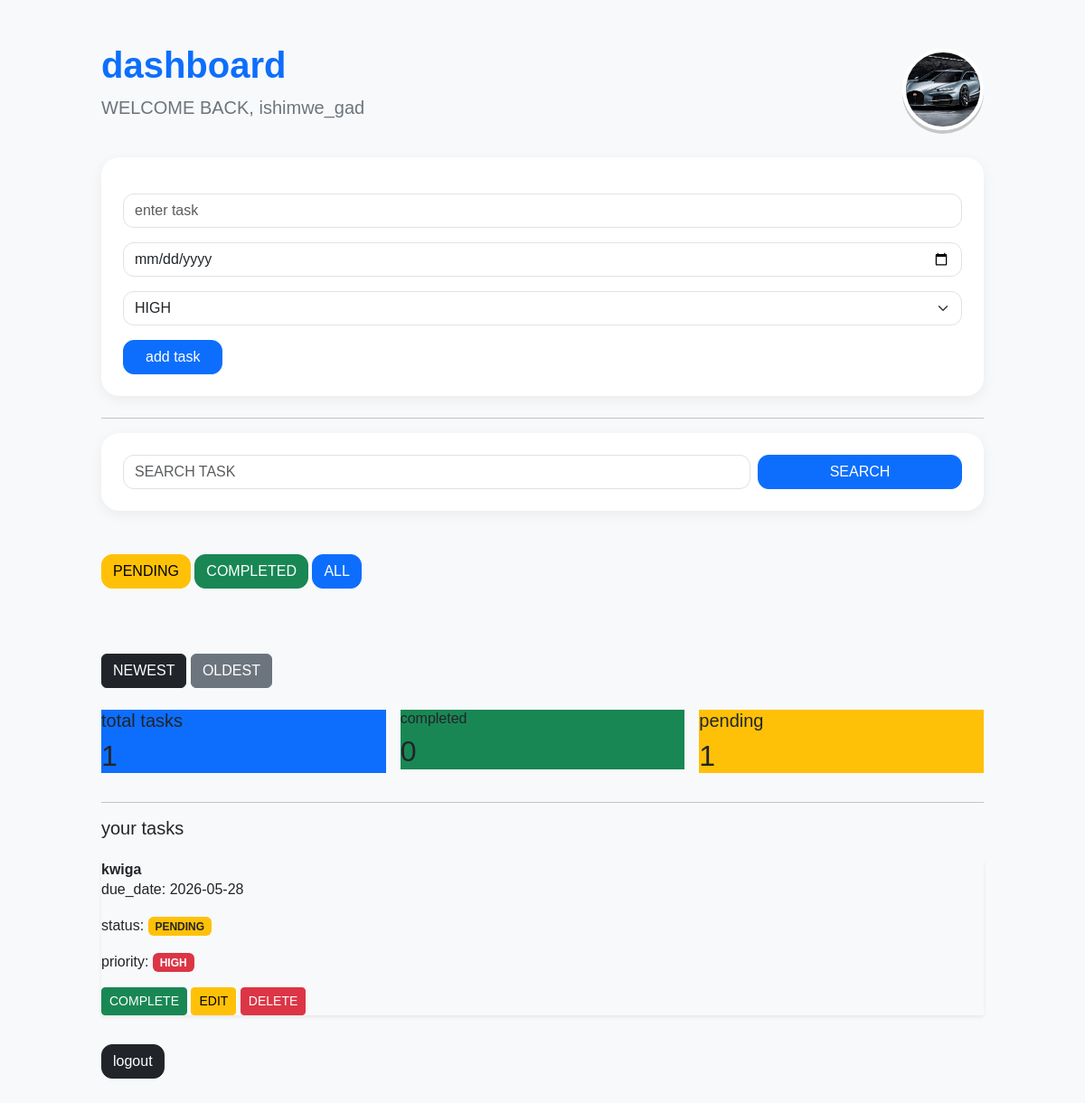
The page /dashboard (signed in) on the database as committed earlier.
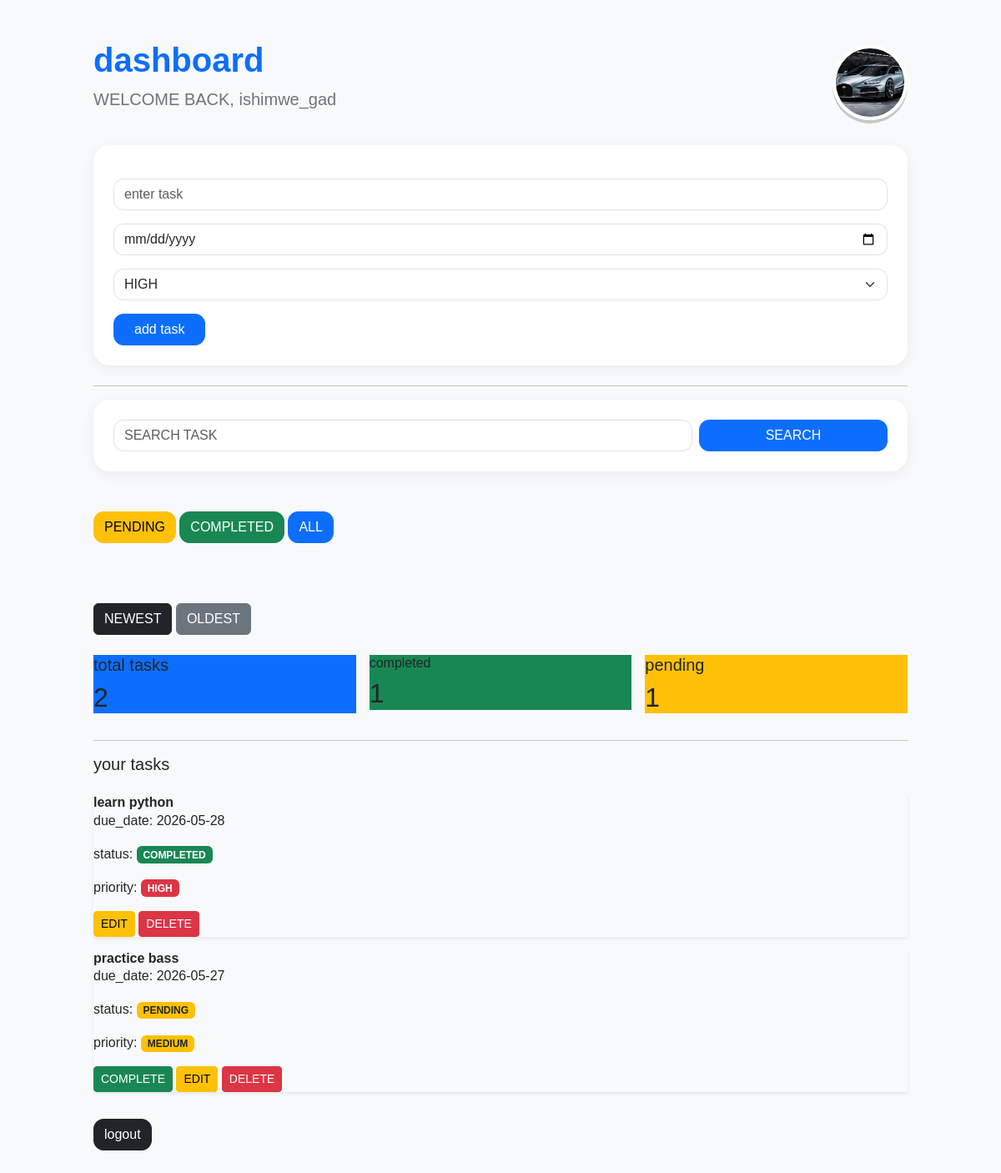
The same page on the database as committed later.
### tables this page shows
CREATE TABLE users (
        id INTEGER PRIMARY KEY AUTOINCREMENT,
        username TEXT UNIQUE,
        password TEXT
           );

CREATE TABLE tasks (
        id INTEGER PRIMARY KEY AUTOINCREMENT,
        user_id INTEGER,
        title TEXT,
        status TEXT,
        due_date TEXT,
        priority  TEXT
           );

### app.py (the view)
@app.route('/dashboard')
def dashboard():
    username = session.get('username')
    if not username:
        return redirect('/')
    conn = sqlite3.connect('users.db')
    cursor = conn.cursor()
    cursor.execute("SELECT id FROM users WHERE username=?", (username,))
    user = cursor.fetchone()
    user_id = user[0]
    search = request.args.get('search')
    status = request.args.get('status')
    sort = request.args.get('sort')
    if search:
        cursor.execute(
            "SELECT id, title, status, due_date, priority FROM tasks WHERE user_id=? AND title LIKE ?",
            (user_id, '%' + search + '%')
        )
    elif status:
           cursor.execute(
            "SELECT id, title, status, due_date,priority FROM tasks WHERE user_id=? AND status=?",
            (user_id, status)
        )
    else:
        if sort == "newest":
            cursor.execute(
             "SELECT id, title, status, due_date, priority FROM tasks WHERE user_id=? ORDER BY id DESC",
            (user_id,)
        )
        elif sort == "oldest":
            cursor.execute(
                "SELECT id, title, status, due_date, priority FROM tasks WHERE user_id=? ORDER BY id ASC",
                (user_id,)
            )
        else:
            cursor.execute(
                "SELECT id, title, status, due_date, priority FROM tasks WHERE user_id=?",
                (user_id,)
            )
    tasks = cursor.fetchall()
    cursor.execute(
        "SELECT COUNT(*) FROM tasks WHERE user_id=?",
        (user_id,)
     )
    total_tasks = cursor.fetchone()[0]
    cursor.execute(
        "SELECT COUNT(*) FROM tasks WHERE user_id=? AND status=?",
        (user_id,"completed")
    )
    completed_tasks = cursor.fetchone()[0]
    cursor.execute(
        "SELECT COUNT(*)FROM tasks WHERE user_id=? AND status=?",
        (user_id,"pending")
    )
    pending_tasks = cursor.fetchone()[0]
    conn.close()
    return render_template(
        'dashboard.html',
        username=username,
        tasks=tasks,
        total_tasks=total_tasks,
        completed_tasks=completed_tasks,
        pending_tasks=pending_tasks
    )

### templates/dashboard.html (shortened to what this page needs)
<!DOCTYPE html>
<html>
    <head>
        <link
        href="https://cdn.jsdelivr.net/npm/bootstrap@5.3.3/dist/css/bootstrap.min.css"rel="stylesheet">
        <link
        rel="stylesheet"
        href="https://cdn.jsdelivr.net/npm/bootstrap-icons@1.11.3/font/bootstrap-icon.min.css">
    </head>
    <body class="bg-light">
        <div class="container py-5" style="max-width:1000px;">
        <div class="d-flex justify-content-between align-items-center mb-4">
        <div>
            <h1 class="fw-bold text-primary">
                dashboard
            </h1>
            <p class="text-secondary fs-5">
                WELCOME BACK, {{ username }}
           </p>
        </div>
        <img
        src="{{ url_for('static', filename='gd.jpg') }}"
        width="90px"
        height="90"
        class="profile-img">
        </div>
    <div class="card main-card p-4 mb-4">
        <form method="POST" action="/add_task">
            <input
                 class="form-control mb-3"
                 type"text"
                 name="title"
                  placeholder="enter task" required>
            <input
                  class="form-control mb-3"
                  type="date"
                  name="due_date"
                   required>
            <select
                name="priority"
                class="form-select mb-3">
                <option value="HIGH">HIGH</option>
            </select>
            <button class="btn btn-primary custom-btn px-4"
            type="submit">
            add task
        </button>
        </form>
    </div>
        <hr>
        <div class="card main-card p-4 mb-4">
        <form method="GET" action="/dashboard">
        <div class="row g-2">
        <div class="col-md-9">
        <input
            class="form-control"
            type="text"
            name="search"
            placeholder="SEARCH TASK">
        </div>
        <div class="col-md-3">
        <button
         class="btn btn-primary w-100 custom-btn"
         type="submit">SEARCH
        </button>
        </div>
        </div>
        </form>
        </div>
        <br>
        <div class="mb-4">
        <a
           class="btn btn-warning custom-btn"
           href="/dashboard?status=pending">PENDING</a>
        <a
           class="btn btn-success custom-btn"
           href="/dashboard?status=completed">COMPLETED</a>
        <a
          class="btn btn-primary custom-btn"
           href="/dashboard">ALL
        </a>
        </div>
        <br><br>
        <a
        class="btn btn-dark"
        href="/dashboard?sort=newest"
        >
        NEWEST
       </a>
       <a
       class="btn btn-secondary"
       href="dashboard?sort=oldest"
       >
       OLDEST
       </a>
       <br><br>
       <div class="row g-3 mb-4">
        <div class="col-md-4">
            <div class="stats-card bg-primary">
              <h5>total tasks</h5>
              <h2>{{ total_tasks }}</h2>
       </div>
     </div>
     <div class="col-md-4">
        <div class="stats-card bg-success">
           <h6>completed</h6>
           <h2>{{ completed_tasks }}</h2>
    </div>
  </div>
    <div class="col-md-4">
        <div class="stats-card bg-warning text-dark">
        <h5>pending</h5>
        <h2>{{ pending_tasks}}</h2>
   </div>
  </div>
 </div>
        <hr>
        <h5>your tasks</h5>
        <div class="mt-4">
            {% for task in tasks %}
            <div class="card-task mb-3 shadow-sm">
                <div class="card-body">
                    <h6 class="card-title fw-bold">
                        {{ task[1] }}
                    </h6>
                    <p class="card-text">
                        due_date:
                        {{ task[3] }}
                    </p>
                    <p>
                    status:
                    {% if task[2] == 'completed' %}
                    <span class="badge bg-success">
                        COMPLETED
                    </span>
                    {% else %}
                    <span class="badge bg-warning text-dark">
                        PENDING
                    </span>
                    {% endif %}
                </p>
                <p>
                    priority:
                    {% if task[4] =='HIGH' %}
                    <span class="badge bg-danger">
                        HIGH
                    </span>
                    {% elif task[4] == 'MEDIUM' %}
                    <span class="badge bg-warning text-dark">
                        MEDIUM
                    </span>
                    {% else %}
                 <span class="badge bg-success">
                    LOW
                 </span>
                 {% endif %}
            <p/>
            {% if task[2] == 'pending' %}
            <a
                class="btn btn-success btn-sm"
                href="/complete_task/{{ task[0] }}">
                COMPLETE
                </a>
                {% endif %}
                <a
                class="btn btn-warning btn-sm"
                href="/edit_task/{{ task[0] }}">
                EDIT
                </a>
                <a
                 class="btn btn-danger btn-sm"
                 href="/delete_task/{{ task[0] }}">
                DELETE
                </a>
                </div>
            </div>
            {% endfor %}
        </div>
        <a
         href="/logout"
         class="btn btn-dark custom-btn mt-3">
         logout
        </a>
        </div>
    </body>
</html>

### templates/dashboard.html (style rules this page uses)
body { background:#f4f7fc; font-family: arial, sans-serif; }
.main-card { border:none; border-radius: 20px; box-shadow:0 4px 15px rgba(0,0,0,0.06) ; }
.form-control, .form-select { border-radius: 12px; }
.custom-btn { border-radius: 12px; }
.profile-img { border-radius: 50%; object-fit:cover; border: 4px solid white; box-shadow: 0 4px rgba(0,0,0,0.2); }

Rows that differ between the two databases and show on the page:
changed tasks: title "kwiga" → "learn python"; status "PENDING COMPLETE" → "COMPLETED"
added tasks: title "practice bass", due_date "2026-05-27", status "PENDING", priority "MEDIUM"
Other text that changed with them:
{{ total_tasks }}: "1" → "2"
{{ completed_tasks }}: "0" → "1"
